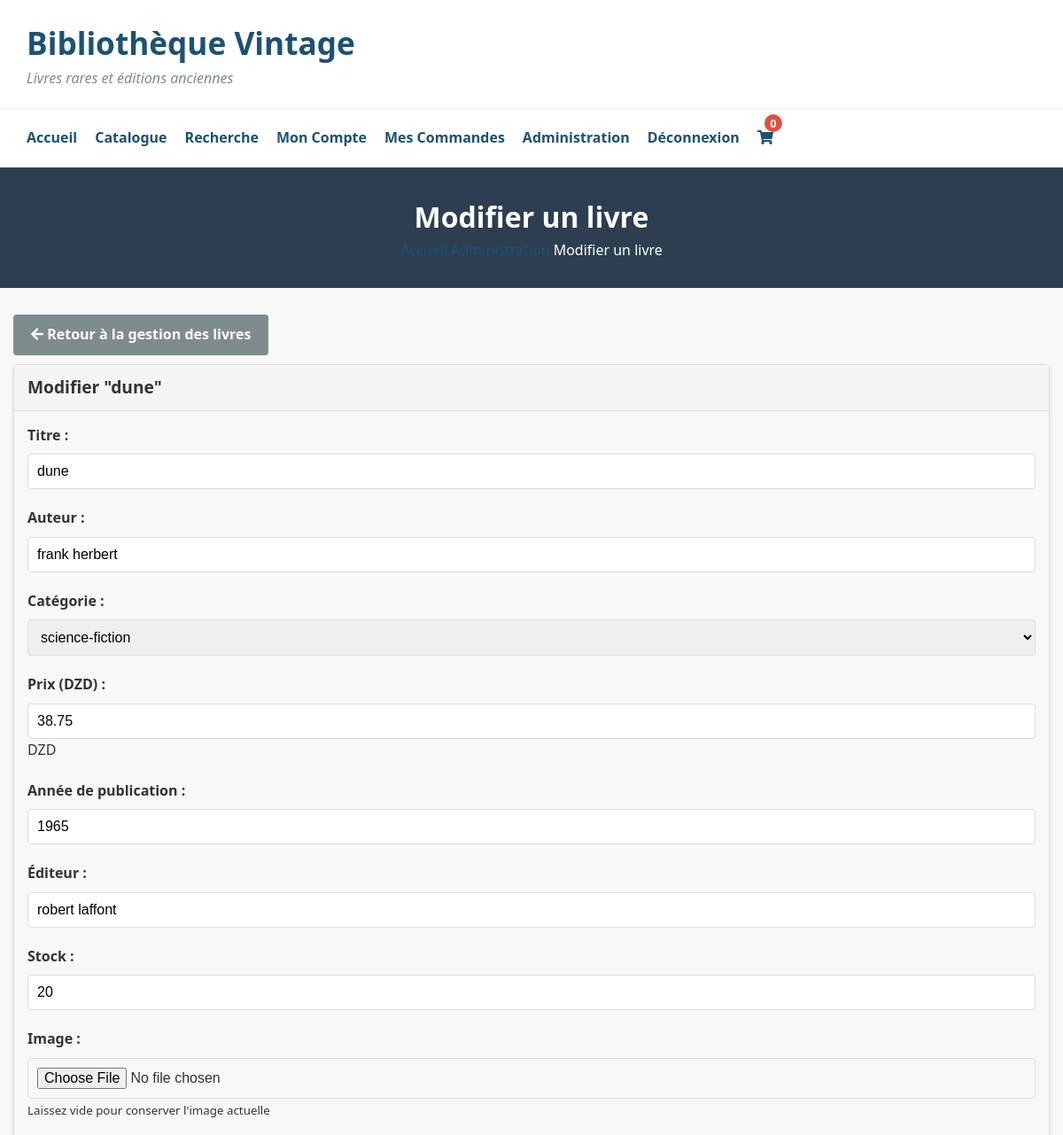
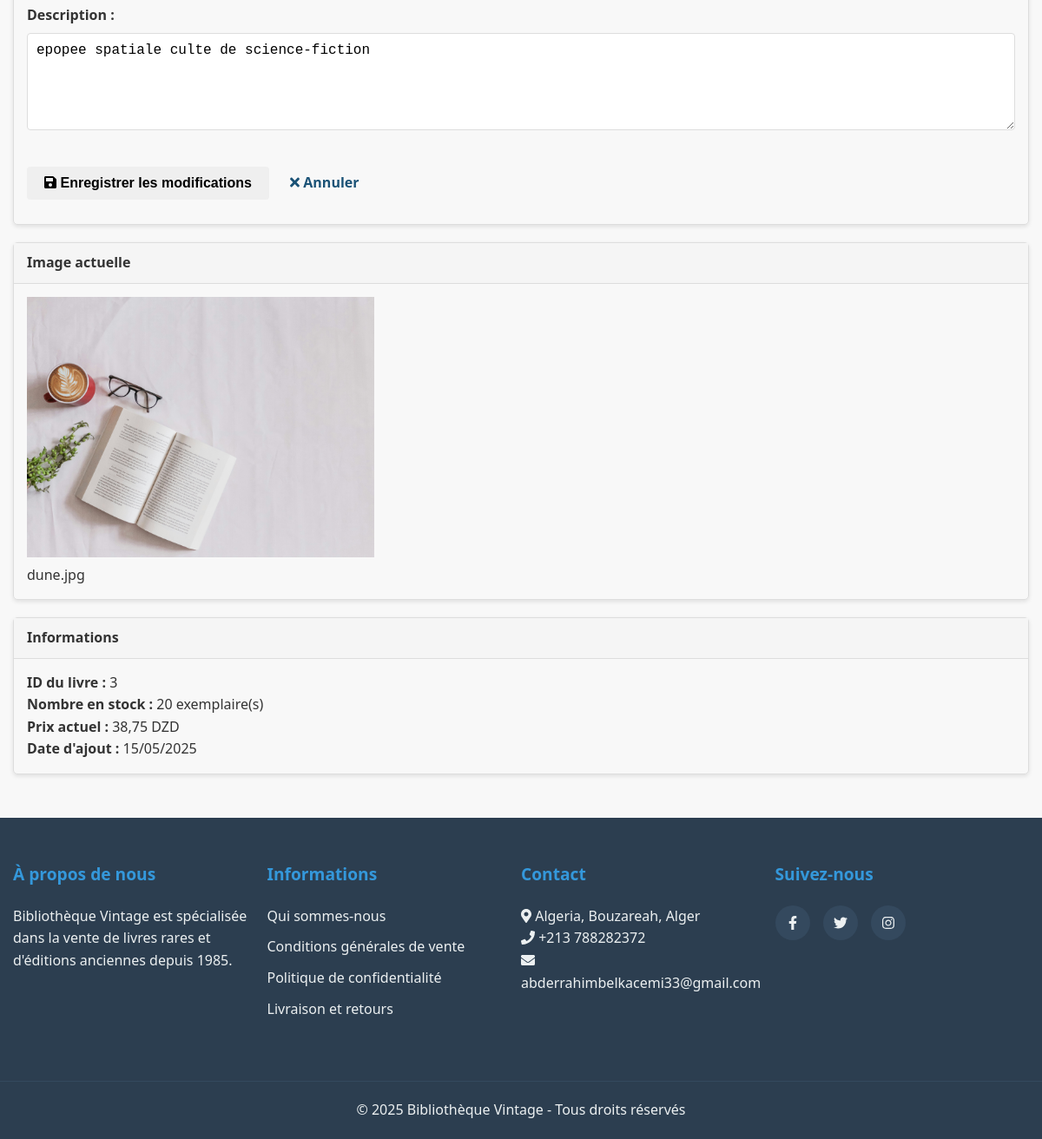
Page /modifier_livre.php?id=3 (signed in) on the committed database (2 pictures, top to bottom).
### tables this page shows
create table livres (
    id_livre int auto_increment primary key,
    titre varchar(200) not null,
    auteur varchar(100) not null,
    id_categorie int,
    description text,
    prix decimal(10, 2) not null,
    annee_publication int,
    editeur varchar(100),
    stock int not null default 0,
    image varchar(255),
    date_ajout datetime default current_timestamp,
    foreign key (id_categorie) references categories(id_categorie)
);

create table categories (
    id_categorie int auto_increment primary key,
    nom varchar(100) not null,
    description text
);

### functions.php (called while the page is built, shortened)
<?php
function getLivreParId($id_livre)
{
    $conn = connectDB();
    $query = "SELECT l.*, c.nom as categorie_nom FROM Livres l
              LEFT JOIN Categories c ON l.id_categorie = c.id_categorie
              WHERE l.id_livre = ?";
    $stmt = $conn->prepare($query);
    $stmt->bind_param("i", $id_livre);
    $stmt->execute();
    $result = $stmt->get_result();
    $livre = $result->fetch_assoc();
    return $livre;
}
function getToutesCategories()
{
    $conn = connectDB();
    $query = "SELECT * FROM Categories ORDER BY nom";
    $result = $conn->query($query);
    $categories = [];
    while ($row = $result->fetch_assoc()) {
        $categories[] = $row;
    }
    return $categories;
}

### modifier_livre.php (the view, shortened to what this page needs)
<?php
require_once 'functions.php';
if (isset($_GET['id']) && is_numeric($_GET['id'])) {
    $id_livre = intval($_GET['id']);
    $livre = getLivreParId($id_livre);
} else {
    header('Location: admin.php');
    exit;
}
$categories = getToutesCategories();
include 'header.php';
?>
<section class="page-header bg-light py-4">
    <div class="container">
        <h2 class="mb-0">Modifier un livre</h2>
        <nav class="breadcrumb bg-transparent p-0 mb-0">
            <a class="breadcrumb-item" href="index.php">Accueil</a>
            <a class="breadcrumb-item" href="admin.php">Administration</a>
            <span class="breadcrumb-item active">Modifier un livre</span>
        </nav>
    </div>
</section>
<section class="modifier-livre py-5">
    <div class="container">
        <div class="row mb-4">
            <div class="col-12">
                <a href="admin.php#gerer-livres" class="btn btn-secondary">
                    <i class="fas fa-arrow-left mr-2"></i> Retour à la gestion des livres
                </a>
            </div>
        </div>
        <div class="row">
            <div class="col-lg-8">
                <div class="card shadow-sm">
                    <div class="card-header bg-primary text-white">
                        <h3 class="card-title mb-0">Modifier "<?php echo htmlspecialchars($livre['titre']); ?>"</h3>
                    </div>
                    <div class="card-body">
                        <form method="post" action="modifier_livre.php?id=<?php echo $id_livre; ?>" enctype="multipart/form-data">
                            <div class="row">
                                <div class="col-md-6">
                                    <div class="form-group">
                                        <label for="titre"><strong>Titre :</strong></label>
                                        <input type="text" id="titre" name="titre" class="form-control" value="<?php echo htmlspecialchars($livre['titre']); ?>" required>
                                    </div>
                                </div>
                                <div class="col-md-6">
                                    <div class="form-group">
                                        <label for="auteur"><strong>Auteur :</strong></label>
                                        <input type="text" id="auteur" name="auteur" class="form-control" value="<?php echo htmlspecialchars($livre['auteur']); ?>" required>
                                    </div>
                                </div>
                            </div>
                            <div class="row">
                                <div class="col-md-6">
                                    <div class="form-group">
                                        <label for="categorie"><strong>Catégorie :</strong></label>
                                        <select id="categorie" name="categorie" class="form-control" required>
                                            <?php foreach ($categories as $categorie): ?>
                                                <option value="<?php echo $categorie['id_categorie']; ?>" <?php echo ($categorie['id_categorie'] == $livre['id_categorie']) ? 'selected' : ''; ?>>
                                                    <?php echo htmlspecialchars($categorie['nom']); ?>
                                                </option>
                                            <?php endforeach; ?>
                                        </select>
                                    </div>
                                </div>
                                <div class="col-md-6">
                                    <div class="form-group">
                                        <label for="prix"><strong>Prix (DZD) :</strong></label>
                                        <div class="input-group">
                                            <input type="number" id="prix" name="prix" class="form-control" step="0.01" min="0" value="<?php echo $livre['prix']; ?>" required>
                                            <div class="input-group-append">
                                                <span class="input-group-text">DZD</span>
                                            </div>
                                        </div>
                                    </div>
                                </div>
                            </div>
                            <div class="row">
                                <div class="col-md-6">
                                    <div class="form-group">
                                        <label for="annee"><strong>Année de publication :</strong></label>
                                        <input type="number" id="annee" name="annee" class="form-control" min="1400" max="<?php echo date('Y'); ?>" value="<?php echo isset($livre['annee_publication']) ? $livre['annee_publication'] : ''; ?>">
                                    </div>
                                </div>
                                <div class="col-md-6">
                                    <div class="form-group">
                                        <label for="editeur"><strong>Éditeur :</strong></label>
                                        <input type="text" id="editeur" name="editeur" class="form-control" value="<?php echo htmlspecialchars($livre['editeur']); ?>">
                                    </div>
                                </div>
                            </div>
                            <div class="row">
                                <div class="col-md-6">
                                    <div class="form-group">
                                        <label for="stock"><strong>Stock :</strong></label>
                                        <input type="number" id="stock" name="stock" class="form-control" min="0" value="<?php echo $livre['stock']; ?>" required>
                                    </div>
                                </div>
                                <div class="col-md-6">
                                    <div class="form-group">
                                        <label for="image"><strong>Image :</strong></label>
                                        <input type="file" id="image" name="image" class="form-control-file" accept="image/*">
                                        <small class="form-text text-muted">Laissez vide pour conserver l'image actuelle</small>
                                    </div>
                                </div>
                            </div>
                            <div class="form-group">
                                <label for="description"><strong>Description :</strong></label>
                                <textarea id="description" name="description" class="form-control" rows="5"><?php echo htmlspecialchars($livre['description']); ?></textarea>
                            </div>
                            <div class="form-actions text-center mt-4">
                                <button type="submit" class="btn btn-success btn-lg px-5">
                                    <i class="fas fa-save mr-2"></i> Enregistrer les modifications
                                </button>
                                <a href="admin.php#gerer-livres" class="btn btn-outline-secondary btn-lg ml-2">
                                    <i class="fas fa-times mr-2"></i> Annuler
                                </a>
                            </div>
                        </form>
                    </div>
                </div>
            </div>
            <div class="col-lg-4">
                <div class="card shadow-sm">
                    <div class="card-header bg-secondary text-white">
                        <h4 class="card-title mb-0">Image actuelle</h4>
                    </div>
                    <div class="card-body text-center">
                        <?php if (!empty($livre['image']) && file_exists('images/' . $livre['image'])): ?>
                            <img src="images/<?php echo $livre['image']; ?>" alt="<?php echo htmlspecialchars($livre['titre']); ?>" class="img-fluid mb-3" style="max-height: 300px;">
                            <p class="mb-0 text-muted"><?php echo $livre['image']; ?></p>
                        <?php else: ?>
                            <img src="images/default.jpg" alt="Image par défaut" class="img-fluid mb-3" style="max-height: 300px;">
                            <p class="mb-0 text-muted">Image par défaut</p>
                        <?php endif; ?>
                    </div>
                </div>
                <div class="card shadow-sm mt-4">
                    <div class="card-header bg-info text-white">
                        <h4 class="card-title mb-0">Informations</h4>
                    </div>
                    <div class="card-body">
                        <p><strong>ID du livre :</strong> <?php echo $livre['id_livre']; ?></p>
                        <p><strong>Nombre en stock :</strong> <?php echo $livre['stock']; ?> exemplaire(s)</p>
                        <p><strong>Prix actuel :</strong> <?php echo number_format($livre['prix'], 2, ',', ' '); ?> DZD</p>
                        <?php if (isset($livre['date_ajout']) && !empty($livre['date_ajout'])): ?>
                            <p><strong>Date d'ajout :</strong> <?php echo date('d/m/Y', strtotime($livre['date_ajout'])); ?></p>
                        <?php endif; ?>
                    </div>
                </div>
            </div>
        </div>
    </div>
</section>
<?php include 'footer.php'; ?>

### css/style.css (style rules this page uses)
* { margin: 0; padding: 0; box-sizing: border-box; }
body { font-family: "Segoe UI", Tahoma, Geneva, Verdana, sans-serif; line-height: 1.6; color: #333; background-color: #f8f8f8; }
a { text-decoration: none; color: #1a5276; transition: color 0.3s ease; }
img { max-width: 100%; height: auto; }
.container { width: 100%; max-width: 1200px; margin: 0 auto; padding: 0 15px; }
.btn { display: inline-block; padding: 10px 20px; border-radius: 4px; cursor: pointer; transition: all 0.3s ease; font-weight: 600; text-align: center; border: none; font-size: 1rem; }
.btn-secondary { background-color: #7f8c8d; color: #fff; }
.form-group { margin-bottom: 20px; }
.form-group label { display: block; margin-bottom: 8px; font-weight: 600; }
.form-group input, .form-group select, .form-group textarea { width: 100%; padding: 10px; border: 1px solid #ddd; border-radius: 4px; font-size: 1rem; }
.form-group textarea { resize: vertical; min-height: 100px; }
.form-actions { margin-top: 30px; }
.page-header { background-color: #2c3e50; color: white; padding: 30px 0; text-align: center; margin-bottom: 30px; }
.page-header h2 { font-size: 2rem; }
.card { border: 1px solid #ddd; border-radius: 5px; margin-bottom: 20px; box-shadow: 0 2px 5px rgba(0, 0, 0, 0.1); }
.card-header { background-color: #f5f5f5; padding: 10px 15px; border-bottom: 1px solid #ddd; }
.card-header h3 { margin: 0; font-size: 1.2em; }
.card-body { padding: 15px; }
.btn { margin-bottom: 10px; }

### rows in the picture
livres: titre "dune", auteur "frank herbert", categorie "science-fiction", prix "38.75", annee "1965", editeur "robert laffont", stock "20", description "epopee spatiale culte de science-fiction", image+titre (picture), image "dune.jpg", id_livre "3", prix "38,75", date_ajout "15/05/2025"

### other values in the picture
$nbArticles "0"
